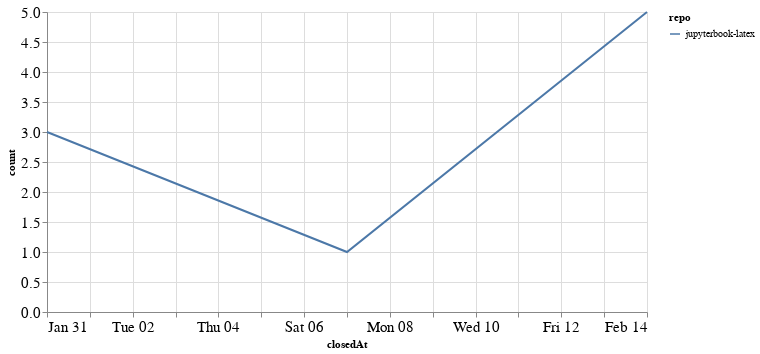

Notebook code cell kept with this figure:
### Code cell
closed_by_time = closed_by.groupby('repo').resample('W', on='closedAt').count()['author'].reset_index()
closed_by_time = closed_by_time.rename(columns={'author': 'count'})

alt.Chart(closed_by_time, width=600).mark_line().encode(
    x='closedAt',
    y='count',
    color='repo',
    tooltip="repo"
)

### Figure 1 — Vega-Lite specification as saved in the notebook (floating-point values rounded to 4 significant figures)
{"config": {"axisLeft": {"labelFontSize": 15}, "axisBottom": {"labelFontSize": 15}}, "data": {"name": "data-3156ef265a7c4a9a6bcdba891fb654f4"}, "mark": "line", "encoding": {"color": {"type": "nominal", "field": "repo"}, "tooltip": {"type": "nominal", "field": "repo"}, "x": {"type": "temporal", "field": "closedAt"}, "y": {"type": "quantitative", "field": "count"}}, "width": 600, "$schema": "https://vega.github.io/schema/vega-lite/v4.8.1.json", "datasets": {"data-3156ef265a7c4a9a6bcdba891fb654f4": [{"repo": "jupyterbook-latex", "closedAt": "2021-01-31T00:00:00", "count": 3}, {"repo": "jupyterbook-latex", "closedAt": "2021-02-07T00:00:00", "count": 1}, {"repo": "jupyterbook-latex", "closedAt": "2021-02-14T00:00:00", "count": 5}]}}
